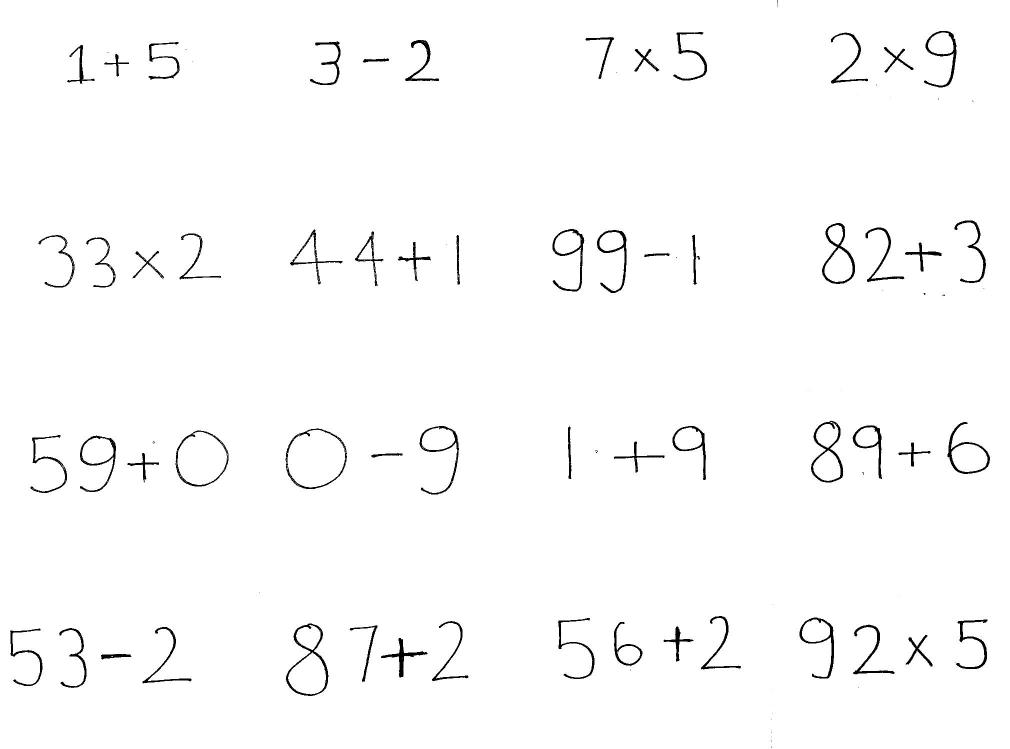
#> input picture Equation data/eqn2.jpg, 2019 x 1497 px, found by its file name (shown at 1/2 size)
$ jupyter execute --allow-errors 'Equation Preprocessing-Copy1.ipynb'
#> lines starting #> are read from the running program, lines starting #| are printed output that depends on the picture; after the words box and inside, x2 and y2 are one past the last pixel; in counts of white or black regions, pixels touching at a corner belong together
[cell 1]
import cv2
import numpy as np
from matplotlib import pyplot as plt
import itertools
import pandas as pd
import PIL
import tensorflow as tf
from preprocess import rescale_segment as rescale_segment
from preprocess import extract_segments as extract_segments

## Image segmentation + Resampling

[cell 2]
def rescale_segment( segment, size = [28,28], pad = 0 ):
    '''function for resizing (scaling down) images
    input parameters
    seg : the segment of image (np.array)
    size : out size (list of two integers)
    output
    scaled down image'''
    if len(segment.shape) == 3 : # Non Binary Image
        import cv2
        # thresholding the image
        ret,segment = cv2.threshold(segment,127,255,cv2.THRESH_BINARY)
    m,n = segment.shape
    idx1 = list(range(0,m, (m)//(size[0]) ) )
    idx2 = list(range(0,n, n//(size[1]) ))
    out = np.zeros(size)
    for i in range(size[0]):
        for j in range(size[1]):
            out[i,j] = segment[ idx1[i] + (m%size[0])//2, idx2[j] + (n%size[0])//2]
    return out

def extract_segments(img, pad=30, reshape = 0,size = [28,28], area = 150, threshold = 100,
                     gray = False, dil = True, ker = 1) :
    '''function to extract individual chacters and digits from an image
    input paramterts
    img : input image (numpy array)
    pad : padding window size around segments (int)
    size : out size (list of two integers)
    reshape : if 1 , output will be scaled down. if 0, no scaling down
    area : Minimum area requirement for connected component detection
    thresh : gray scale to binary threshold value
    gray : if False, the segments returned will be binary, else will be gray scale
    dil : if True, performs dilation on segments, else erosion
    ker : dimesnion of kernel size for dilation / erosion
    Returns
    out : list of each segments (starting from leftmost digit)'''

    import cv2

    # thresholding the image
    ret,thresh1 = cv2.threshold(img,threshold,255,cv2.THRESH_BINARY)

    # Negative tranform gray levels (background becomes black)
    thresh1 = 255 - thresh1
    img = 255 - img

    # connected component labelling
    output = cv2.connectedComponentsWithStats(thresh1, 4)
    final = []
    temp2 = output[2]
    temp2 = temp2[temp2[:,4]>area]
    temp1 = np.sort( temp2[:,0] )
    kernel = np.ones( [ker, ker])

    for i in range(1,temp2.shape[0]):
        cord = np.squeeze( temp2[temp2[:,0] == temp1[i]] )
#         import pdb; pdb.set_trace()
#         print(cord)

        if gray == False:
            num = np.pad( thresh1[ cord[1]:cord[1]+cord[3], cord[0]:cord[0]+cord[2] ], pad,'constant')
        else :
            num = np.pad( img[ cord[1]:cord[1]+cord[3], cord[0]:cord[0]+cord[2] ], pad,'constant')

        if dil :
            num = cv2.dilate(num,kernel,iterations = 1)
        else :
            num = cv2.erode(num,kernel,iterations = 1)

        if reshape == 1:
            num = rescale_segment( num, size )
        final.append(num/255)

    return final


# [5 lines of commented-out code are left out]

## Morphological operations

[cell 3]
kernel = np.ones( [2,2])
#> (the rest of this cell did not finish here and is left out)

## Equation manipulation

[cell 4]
img = cv2.imread('/Users/josejoy/Desktop/ECE 271B Stat Learning /project/Data/Equation data/eqn2.jpg',0)
#> img is the input picture: shape (1497, 2019); min 0, max 255, mean 250.7
# img = cv2.adaptiveThreshold(img,255,cv2.ADAPTIVE_THRESH_GAUSSIAN_C,cv2.THRESH_BINARY,11,2)
# ret2,img = cv2.threshold(img,0,255,cv2.THRESH_BINARY+cv2.THRESH_OTSU)
plt.imshow(img,cmap = 'gray')
plt.show()
image = [] ## for eqn_im_1
for i in range(4):
    for j in range(4):
#         x1 = 600*i ; x2 = x1+600; y1 = 750*j ; y2 = y1 + 750; ## for eqn2 and eq3
        x1 = 400*i ; x2 = x1+400; y1 = 500*j ; y2 = y1 + 500
        temp = img[x1:x2,y1:y2];
        kernel = np.ones( [3,3])
        temp = cv2.erode(temp,kernel,iterations = 1)
        image.append(temp)
        plt.imshow(temp,cmap = 'gray')
        plt.show()
#> this loop made 4 passes
#> pass 1, `plt.show()`:
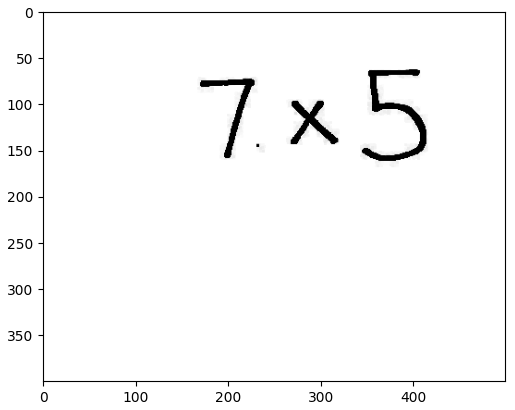
#> figure drawn by matplotlib, 1 panel
#> pass 1, `plt.show()`:
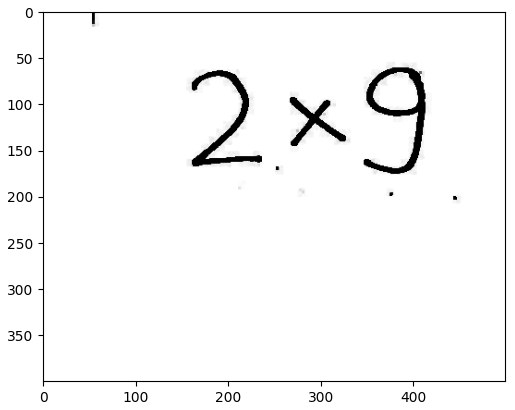
#> figure drawn by matplotlib, 1 panel
#> pass 2, `plt.show()`:
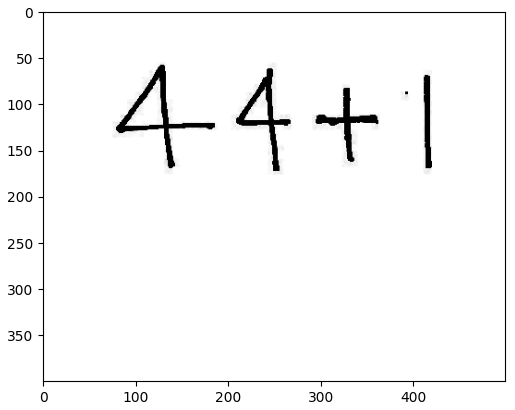
#> figure drawn by matplotlib, 1 panel
#> pass 2, `plt.show()`:
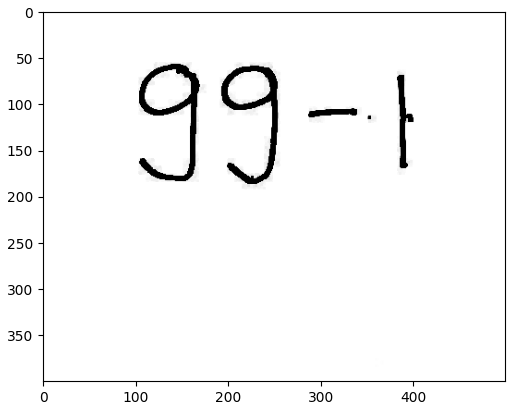
#> figure drawn by matplotlib, 1 panel
#> pass 2, `plt.show()`:
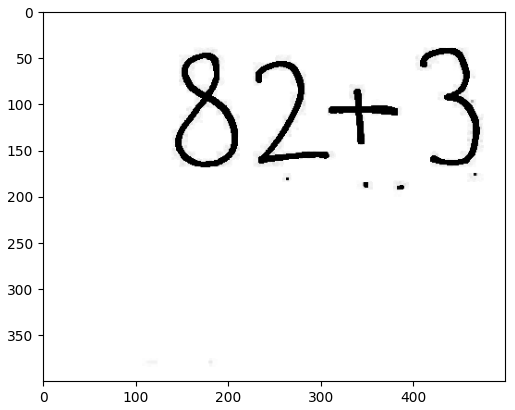
#> figure drawn by matplotlib, 1 panel
#> after the loop, image = 16 items

[cell 5]
for i in range(len(image)):
    im1 = image[i]
    segments= extract_segments(im1, 30, reshape = 1, size = [28,28],
                               threshold = 40, area = 200, ker = 1, gray = True)
    plt.figure(figsize=[15,15])
    plt.subplot(181)
    plt.imshow(im1,cmap = 'gray')
    for j in range(len(segments)):
        plt.subplot(182+j)
        plt.imshow(segments[j],cmap = 'gray')
    plt.show()
#> this loop made 16 passes
#> temp1 in extract_segments on passes 1 to 12: [0, 133, 208, 296], [0, 119, 225, 309], [0, 170, 268, 345], [0, 161, 267, 347], [0, 76, 171, 264, 358], [0, 79, 209, 295, 412], [0, 104, 193, 287, 383], [0, 143, 230, 309, 408], [0, 60, 159, 254, 350], [0, 70, 242, 338], [0, 135, 227, 344], [0, 121, 204, 296, 394]
#> pass 1, `im1 = image[i]`:
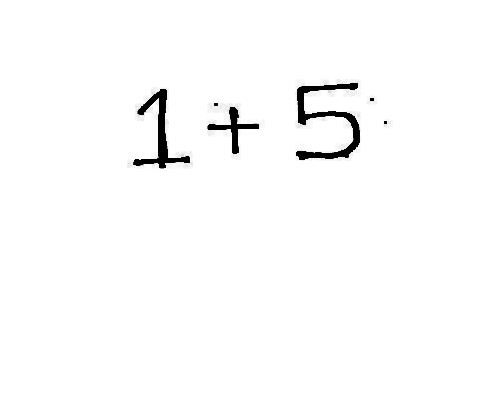
#> im1: shape (400, 500); min 0, max 255, mean 251
#> pass 1, in extract_segments, `thresh1 = 255 - thresh1`:
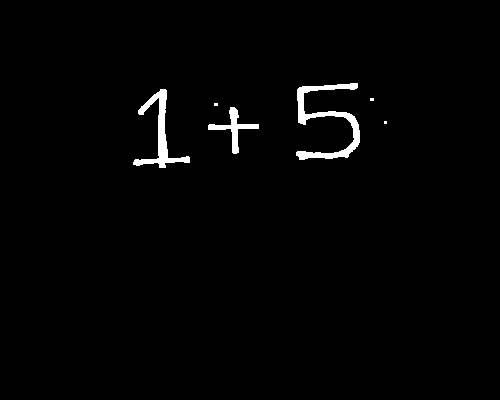
#> thresh1: shape (400, 500); 1.5% white; 6 white regions (3 under 20 px), largest, box (x1, y1, x2, y2) and area: (296, 83, 360, 160) 1378, (133, 89, 190, 168) 1022, (208, 107, 259, 154) 539
#> pass 1, `plt.show()`:
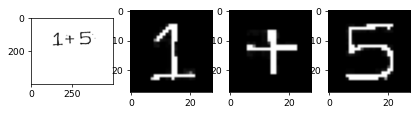
#> figure drawn by matplotlib, 4 panels
#> pass 2, `plt.show()`:
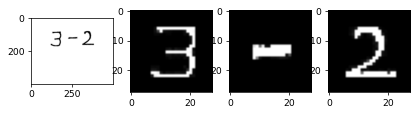
#> figure drawn by matplotlib, 4 panels
#> after the loop:
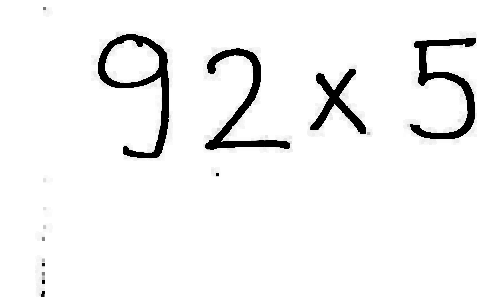
#> im1: shape (297, 500); min 0, max 255, mean 243

#> (a cell that did not finish here is left out)

[cell 7]
image[15].shape
#> Out = (297, 500)

$ run again, with Equation data/eqn1.jpg copied over Equation data/eqn2.jpg
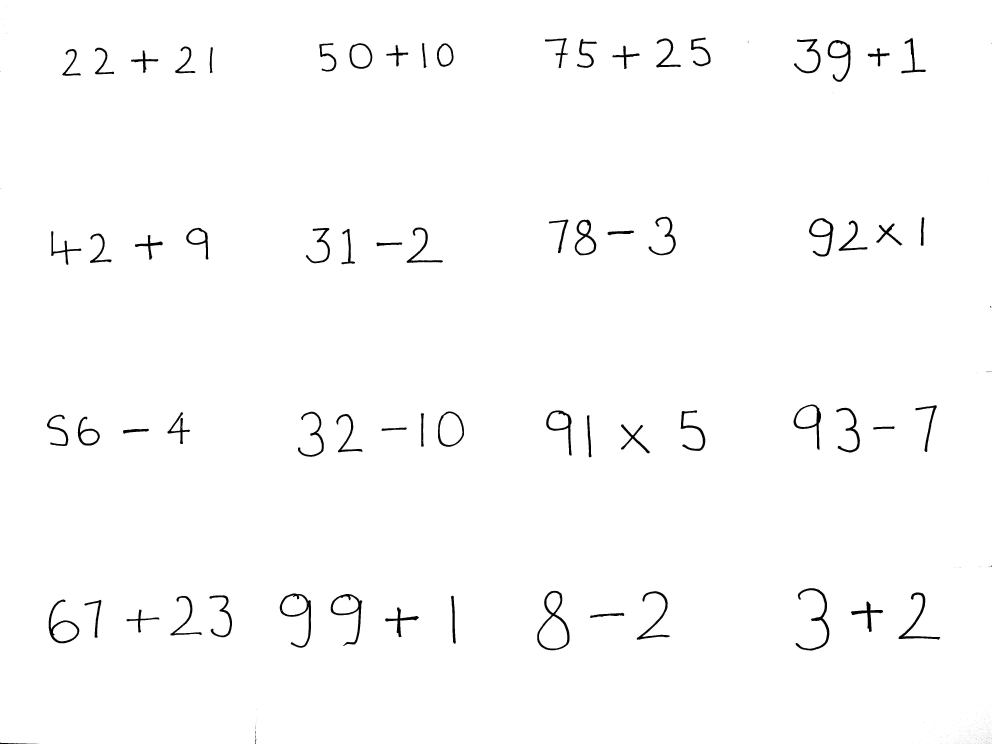
#> input picture Equation data/eqn1.jpg, 3968 x 2976 px, found by its file name (shown at 1/4 size)
#> img is the input picture: shape (2976, 3968); min 0, max 255, mean 251.7
#> after the loop `for i in range(4):`: image = 16 items
#> the loop `for i in range(len(image)):` made 16 passes
#> temp1 in extract_segments on passes 1, 2, 3, 4, 9, 10, 11, 12: [0, 248, 379], [0, 23, 200, 338], [0, 276, 397], [0, 44, 187, 247], [0, 204, 359], [0, 39, 244], [0, 222, 365], [0, 5, 125]
#> pass 1, in extract_segments, `thresh1 = 255 - thresh1`:
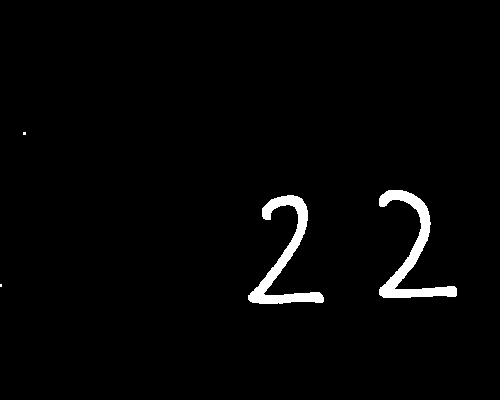
#> thresh1: shape (400, 500); 2.2% white; 4 white regions (2 under 20 px), largest, box (x1, y1, x2, y2) and area: (379, 190, 457, 298) 2150, (248, 195, 324, 304) 2138
#> pass 2, `plt.show()`:
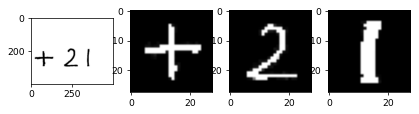
#> figure drawn by matplotlib, 4 panels

$ run again, with Equation data/eqn3.jpg copied over Equation data/eqn2.jpg
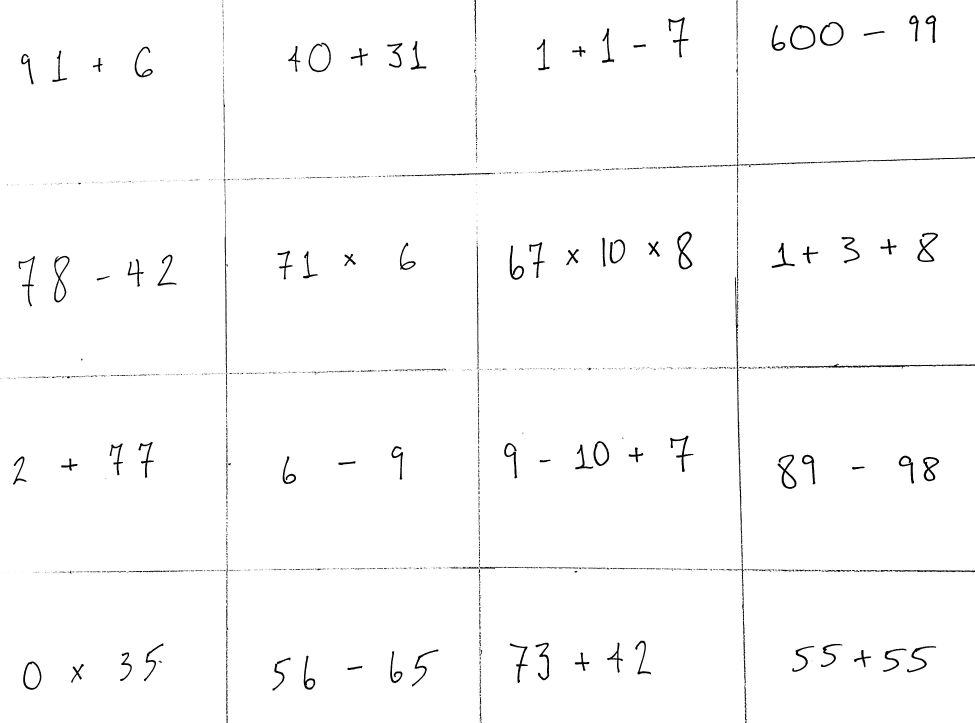
#> input picture Equation data/eqn3.jpg, 3897 x 2891 px, found by its file name (shown at 1/4 size)
#> img is the input picture: shape (2891, 3897); min 0, max 255, mean 251.3
#> after the loop `for i in range(4):`: image = 16 items
#> the loop `for i in range(len(image)):` made 16 passes
#> temp1 in extract_segments on passes 1, 2, 3, 4, 6, 8, 9, 10: [0, 84, 208, 371], [0, 38, 393], [0, 152, 233, 402], [0, 48, 142, 396], [0, 392, 393], [0, 106, 402], [0, 73, 216, 386], [0, 10, 129, 398]
#> after the loop `for i in range(len(image)):`:
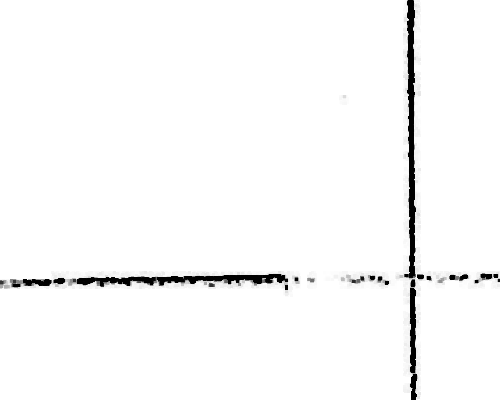
#> im1: shape (400, 500); min 0, max 255, mean 249
